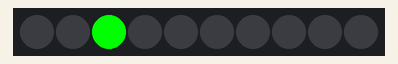
Simulated run of this sketch. Board: Arduino Uno, built with avr-gcc and run on an emulated ATmega328P. Shown: 10 RGB LEDs in strip order, left to right.

Above: at 0.1 s.
At 3.1 s:
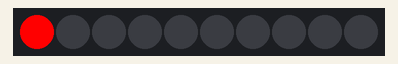
At 3.6 s:
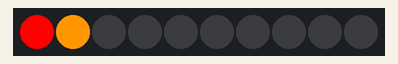
At 6.1 s:
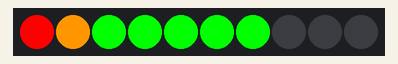
At 8.1 s:
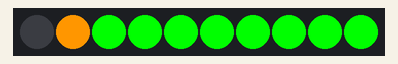
At 12.6 s:
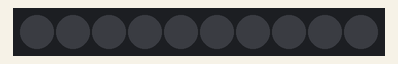

Measured:
- by itself, everything shown: repeats every 13.0 s, in 26 steps
- what the display in image 1 shows lasts 0.5 s, from 3.0 s to 3.5 s

The sketch:

ControlSingleLed.ino
```cpp
/*
Grove LED Bar - Control Single LED Example
This example will show you how to use the setLed() function of this library.
There are 10 LEDs in the Grove LED Bar.
Use this method to set a single LED.

Syntax setLed(led, state)
led (1-10)
state (0=off, 1=on)
*/

#include <Grove_LED_Bar.h>

Grove_LED_Bar bar(9, 8, 0);  // Clock pin, Data pin, Orientation

void setup()
{
  // nothing to initialize
  bar.begin();
}

void loop()
{
  // Set LED 3 on
  bar.setLed(3, 1);
  delay(500);

  // Set LED 5 on
  bar.setLed(5, 1);
  delay(500);

  // Set LED 7 on
  bar.setLed(7, 1);
  delay(500);

  // Set LED 3 off
  bar.setLed(3, 0);
  delay(500);

  // Set LED 5 off
  bar.setLed(5, 0);
  delay(500);

  // Set LED 7 off
  bar.setLed(7, 0);
  delay(500);

  // Turn all LEDs on
  for (int i = 1; i <= 10; i++)
  {
    bar.setLed(i, 1);
    delay(500);
  }

  // Turn all LEDs off
  for (int i = 1; i <= 10; i++)
  {
    bar.setLed(i, 0);
    delay(500);
  }
}
```
